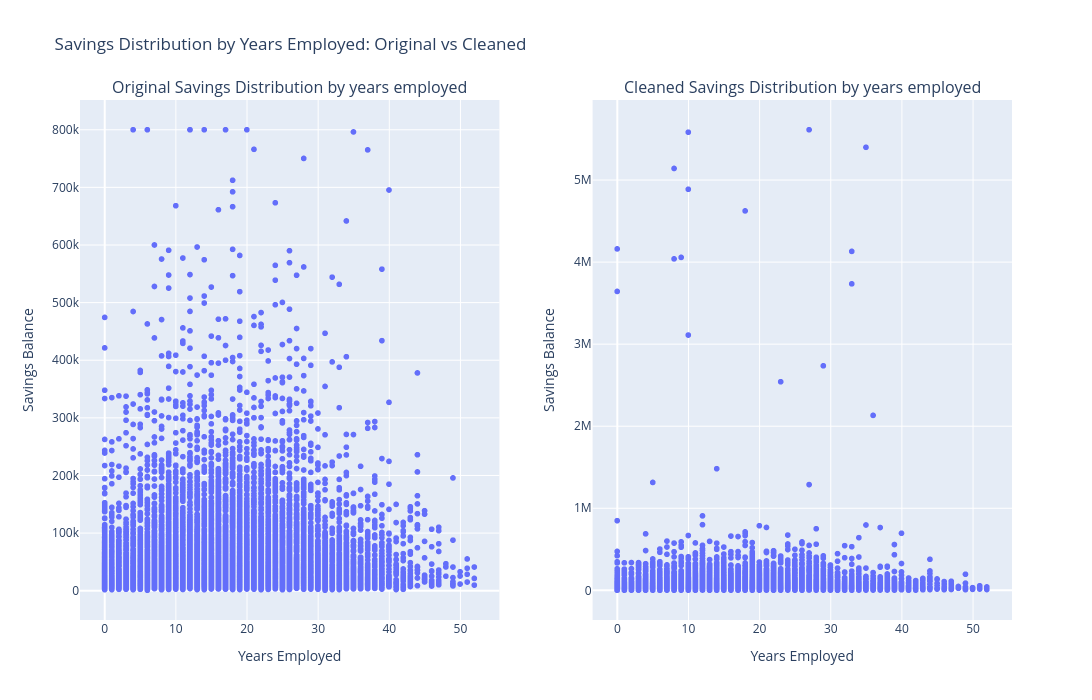

Write notebook code for a chart like this one.
### Code cell
fig1 = px.scatter(
    df,
    x='years_employed',
    y='savings_balance'
)

fig2 = px.scatter(
    df5,
    x='years_employed',
    y='savings_balance'
)

fig = make_subplots(
    rows=1,
    cols=2,
    subplot_titles=(
        "Original Savings Distribution by years employed",
        "Cleaned Savings Distribution by years employed"
    )
)

for trace in fig1.data:
    fig.add_trace(trace, row=1, col=1)

for trace in fig2.data:
    fig.add_trace(trace, row=1, col=2)

fig.update_xaxes(title_text="Years Employed", row=1, col=1)
fig.update_yaxes(title_text="Savings Balance", row=1, col=1)

fig.update_xaxes(title_text="Years Employed", row=1, col=2)
fig.update_yaxes(title_text="Savings Balance", row=1, col=2)

fig.update_layout(
    title="Savings Distribution by Years Employed: Original vs Cleaned",
    width=1600,
    height=700,
    showlegend=False
)

fig.show()

### Figure 1 — Plotly figure (JSON) as saved in the notebook; plotly's stock layout.template omitted (floating-point values rounded to 4 significant figures; data arrays with more than 128 entries replaced by an {"elided": "..."} marker saying what was removed)
{"data": [{"hovertemplate": "years_employed=%{x}<br>savings_balance=%{y}<extra></extra>", "legendgroup": "", "marker": {"color": "#636efa", "symbol": "circle"}, "mode": "markers", "name": "", "showlegend": false, "type": "scattergl", "x": {"elided": "15000 int values"}, "xaxis": "x", "y": {"elided": "15000 float values"}, "yaxis": "y"}, {"hovertemplate": "years_employed=%{x}<br>savings_balance=%{y}<extra></extra>", "legendgroup": "", "marker": {"color": "#636efa", "symbol": "circle"}, "mode": "markers", "name": "", "showlegend": false, "type": "scattergl", "x": {"elided": "15000 int values"}, "xaxis": "x2", "y": {"elided": "15000 float values"}, "yaxis": "y2"}], "layout": {"annotations": [{"font": {"size": 16}, "showarrow": false, "text": "Original Savings Distribution by years employed", "x": 0.225, "xanchor": "center", "xref": "paper", "y": 1, "yanchor": "bottom", "yref": "paper"}, {"font": {"size": 16}, "showarrow": false, "text": "Cleaned Savings Distribution by years employed", "x": 0.775, "xanchor": "center", "xref": "paper", "y": 1, "yanchor": "bottom", "yref": "paper"}], "height": 700, "showlegend": false, "title": {"text": "Savings Distribution by Years Employed: Original vs Cleaned"}, "width": 1600, "xaxis": {"anchor": "y", "domain": [0, 0.45], "title": {"text": "Years Employed"}}, "xaxis2": {"anchor": "y2", "domain": [0.55, 1], "title": {"text": "Years Employed"}}, "yaxis": {"anchor": "x", "domain": [0, 1], "title": {"text": "Savings Balance"}}, "yaxis2": {"anchor": "x2", "domain": [0, 1], "title": {"text": "Savings Balance"}}}}
